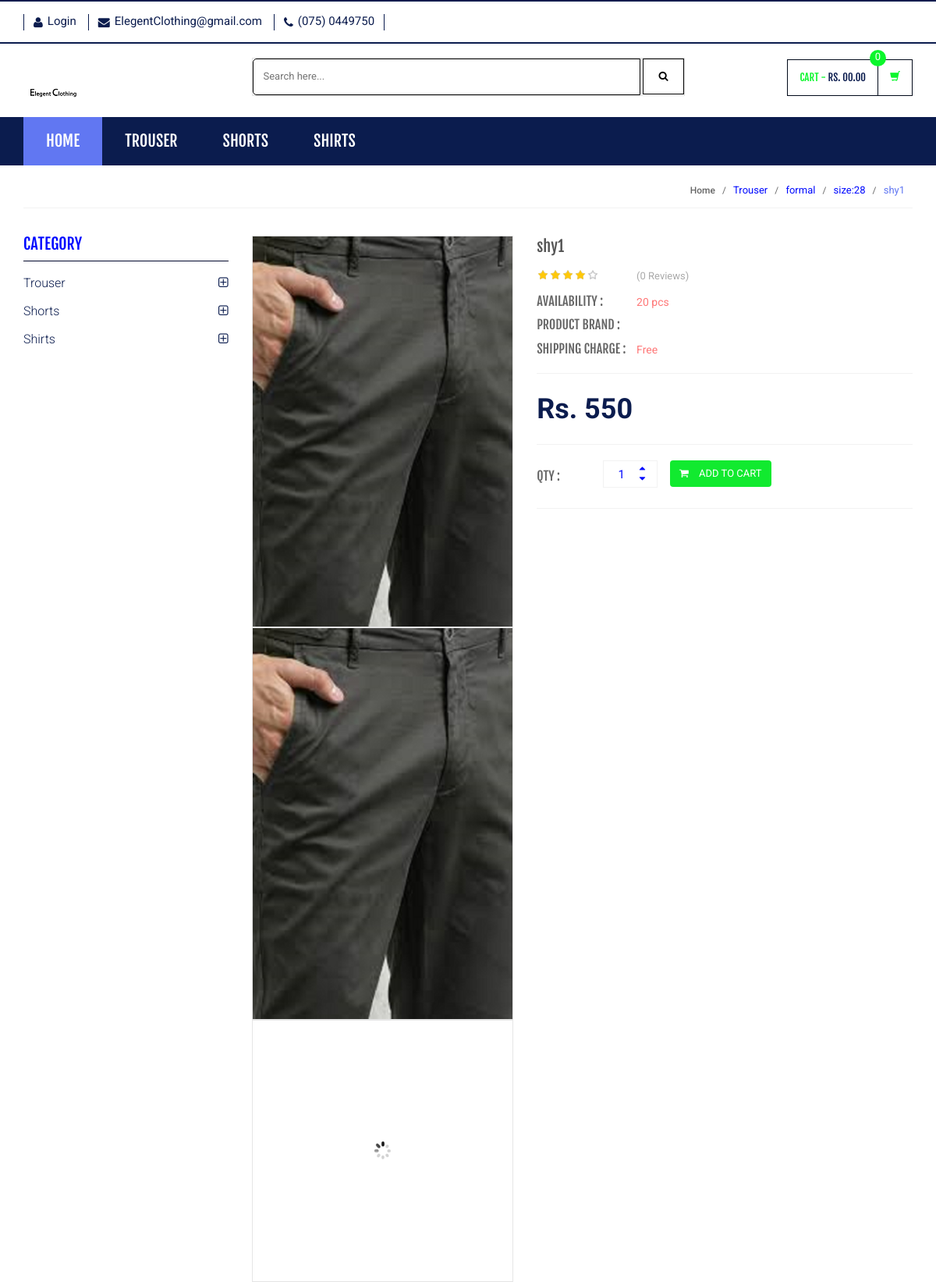
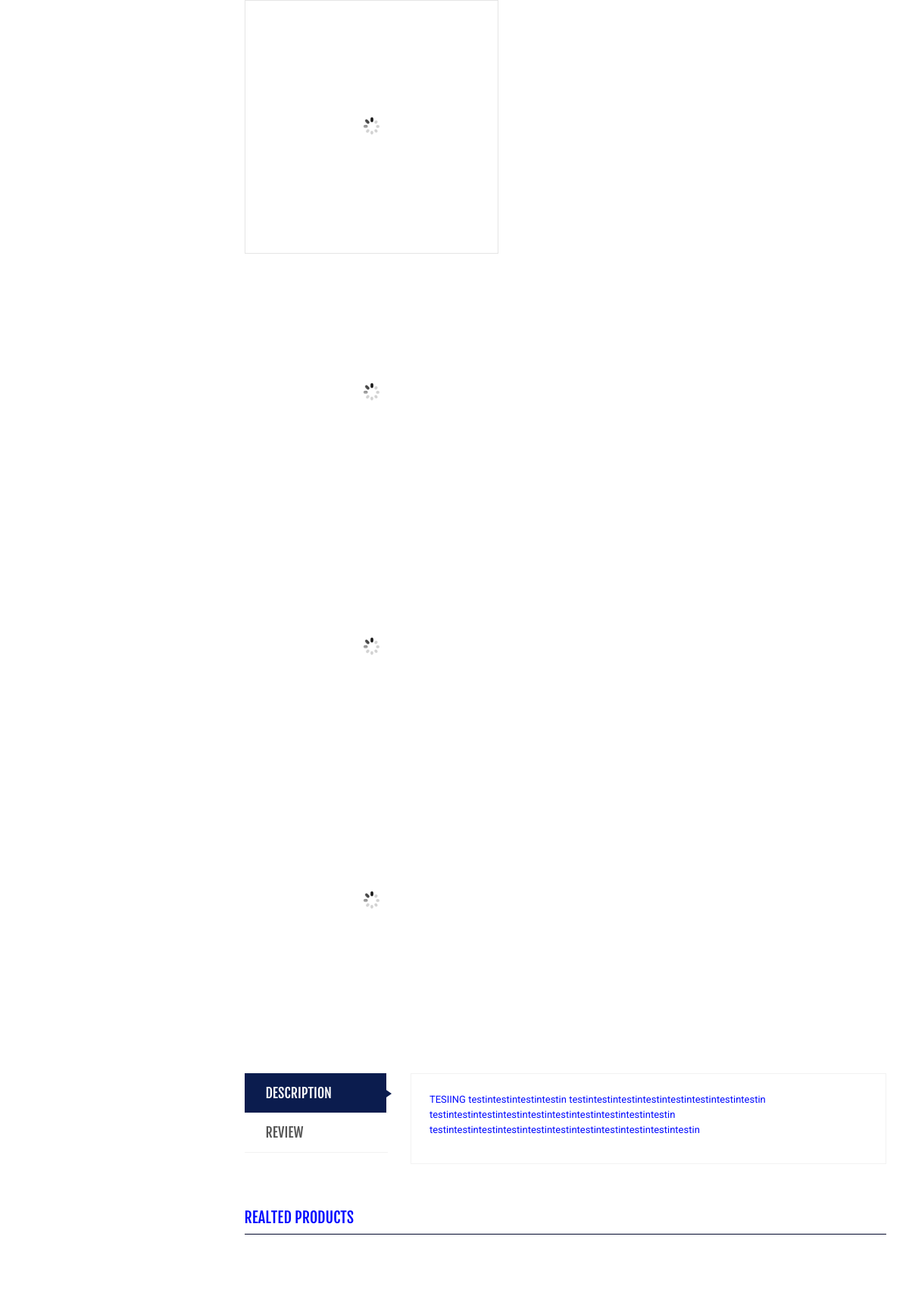
Page /product-details.php?pid=51 (upper part) on the committed database (2 pictures, top to bottom).
### tables this page shows
CREATE TABLE `category` (
  `id` int(11) NOT NULL AUTO_INCREMENT,
  `categoryName` varchar(255) DEFAULT NULL,
  `categoryDescription` longtext DEFAULT NULL,
  `creationDate` timestamp NOT NULL DEFAULT current_timestamp(),
  `updationDate` varchar(255) DEFAULT NULL,
  PRIMARY KEY (`id`)
);

CREATE TABLE `products` (
  `id` int(11) NOT NULL AUTO_INCREMENT,
  `category` int(11) NOT NULL,
  `subCategory` int(11) DEFAULT NULL,
  `size` varchar(11) NOT NULL,
  `productName` varchar(255) DEFAULT NULL,
  `productCost` varchar(255) NOT NULL,
  `productCompany` varchar(255) DEFAULT NULL,
  `productPrice` int(11) DEFAULT NULL,
  `productQty` int(11) NOT NULL,
  `productPriceBeforeDiscount` int(11) DEFAULT NULL,
  `productDescription` longtext DEFAULT NULL,
  `productImage1` varchar(255) DEFAULT NULL,
  `productImage2` varchar(255) DEFAULT NULL,
  `productImage3` varchar(255) DEFAULT NULL,
  `shippingCharge` int(11) DEFAULT NULL,
  `productAvailability` varchar(255) DEFAULT NULL,
  `postingDate` timestamp NULL DEFAULT current_timestamp(),
  `updationDate` varchar(255) DEFAULT NULL,
  PRIMARY KEY (`id`)
);

CREATE TABLE `subcategory` (
  `id` int(11) NOT NULL AUTO_INCREMENT,
  `categoryid` int(11) DEFAULT NULL,
  `subcategory` varchar(255) DEFAULT NULL,
  `creationDate` timestamp NULL DEFAULT current_timestamp(),
  `updationDate` varchar(255) DEFAULT NULL,
  PRIMARY KEY (`id`)
);

CREATE TABLE `size` (
  `id` int(11) NOT NULL AUTO_INCREMENT,
  `category` int(11) NOT NULL,
  `subcategory` int(11) NOT NULL,
  `size` varchar(11) NOT NULL,
  PRIMARY KEY (`id`)
);

### product-details.php (the view, shortened to what this page needs)
<?php
include('includes/config.php');
$pid=intval($_GET['pid']);
?>
<!DOCTYPE html>
<html lang="en">
	<head>
	    <link rel="stylesheet" href="assets/css/bootstrap.min.css">
	    <link rel="stylesheet" href="assets/css/main.css">
	    <link rel="stylesheet" href="assets/css/green.css">
	    <link rel="stylesheet" href="assets/css/owl.carousel.css">
		<link rel="stylesheet" href="assets/css/owl.transitions.css">
		<link href="assets/css/lightbox.css" rel="stylesheet">
		<link rel="stylesheet" href="assets/css/animate.min.css">
		<link rel="stylesheet" href="assets/css/rateit.css">
		<link rel="stylesheet" href="assets/css/bootstrap-select.min.css">
		<link rel="stylesheet" href="assets/css/config.css">
		<link href="assets/css/green.css" rel="alternate stylesheet" title="Green color">
		<link href="assets/css/blue.css" rel="alternate stylesheet" title="Blue color">
		<link href="assets/css/red.css" rel="alternate stylesheet" title="Red color">
		<link href="assets/css/orange.css" rel="alternate stylesheet" title="Orange color">
		<link href="assets/css/dark-green.css" rel="alternate stylesheet" title="Darkgreen color">
		<link rel="stylesheet" href="assets/css/font-awesome.min.css">
	</head>
    <body class="cnt-home">
<header class="header-style-1">
<?php include('includes/top-header.php');?>
<?php include('includes/main-header.php');?>
<?php include('includes/menu-bar.php');?>
</header>
<div class="breadcrumb">
	<div class="container">
		<div class="breadcrumb-inner">
			<?php
			$ret=mysqli_query($con,"select category.categoryName as catname,subCategory.subcategory as subcatname,products.productName as pname,size.size as psize from products join category on category.id=products.category join subcategory on subcategory.id=products.subCategory join size on size.id=products.size where products.id='$pid'");
			while ($rw=mysqli_fetch_array($ret))
				{
					?>
					<ul class="list-inline list-unstyled">
						<li><a href="index.php">Home</a></li>
						<li><?php echo htmlentities($rw['catname']);?></a></li>
						<li><?php echo htmlentities($rw['subcatname']);?></li>
						<li>size:<?php echo htmlentities($rw['psize']);?></li>
						<li class='active'><?php echo htmlentities($rw['pname']);?></li>
					</ul>
				<?php }?>
			</div>
		</div>
	</div>
<div class="body-content outer-top-xs">
	<div class='container'>
		<div class='row single-product outer-bottom-sm '>
			<div class='col-md-3 sidebar'>
				<div class="sidebar-module-container">
<div class="sidebar-widget outer-bottom-xs wow fadeInUp">
	<h3 class="section-title">Category</h3>
	<div class="sidebar-widget-body m-t-10">
		<div class="accordion">
<?php $sql=mysqli_query($con,"select id,categoryName  from category");
while($row=mysqli_fetch_array($sql))
{
    ?>
	    	<div class="accordion-group">
	            <div class="accordion-heading">
	                <a href="category.php?cid=<?php echo $row['id'];?>"  class="accordion-toggle collapsed">
	                   <?php echo $row['categoryName'];?>
	                </a>
	            </div>
	        </div>
	        <?php } ?>
	    </div>
	</div>
</div>
				</div>
			</div>
<?php
$ret=mysqli_query($con,"select * from products where id='$pid'");
while($row=mysqli_fetch_array($ret))
{
?>
	<div class='col-md-9'>
	<div class="row  wow fadeInUp">
	<div class="col-xs-12 col-sm-6 col-md-5 gallery-holder">
    <div class="product-item-holder size-big single-product-gallery small-gallery">
    <div id="owl-single-product">
 <div class="single-product-gallery-item" id="slide1">
    <a data-lightbox="image-1" data-title="<?php echo htmlentities($row['productName']);?>" href="admin/productimages/<?php echo htmlentities($row['id']);?>/<?php echo htmlentities($row['productImage1']);?>">
    <img class="img-responsive" alt="" src="assets/images/blank.gif" data-echo="admin/productimages/<?php echo htmlentities($row['id']);?>/<?php echo htmlentities($row['productImage1']);?>" width="370" height="350" />
    </a>
 </div>
    <div class="single-product-gallery-item" id="slide1">
        <a data-lightbox="image-1" data-title="<?php echo htmlentities($row['productName']);?>" href="admin/productimages/<?php echo htmlentities($row['id']);?>/<?php echo htmlentities($row['productImage1']);?>">
        <img class="img-responsive" alt="" src="assets/images/blank.gif" data-echo="admin/productimages/<?php echo htmlentities($row['id']);?>/<?php echo htmlentities($row['productImage1']);?>" width="370" height="350" />
        </a>
    </div>
    <div class="single-product-gallery-item" id="slide2">
        <a data-lightbox="image-1" data-title="Gallery" href="admin/productimages/<?php echo htmlentities($row['id']);?>/<?php echo htmlentities($row['productImage2']);?>">
            <img class="img-responsive" alt="" src="assets/images/blank.gif" data-echo="admin/productimages/<?php echo htmlentities($row['id']);?>/<?php echo htmlentities($row['productImage2']);?>" />
        </a>
    </div>
    <div class="single-product-gallery-item" id="slide3">
        <a data-lightbox="image-1" data-title="Gallery" href="admin/productimages/<?php echo htmlentities($row['id']);?>/<?php echo htmlentities($row['productImage3']);?>">
            <img class="img-responsive" alt="" src="assets/images/blank.gif" data-echo="admin/productimages/<?php echo htmlentities($row['id']);?>/<?php echo htmlentities($row['productImage3']);?>" />
        </a>
    </div>
    </div>
     <div class="single-product-gallery-thumbs gallery-thumbs">
            <div id="owl-single-product-thumbnails">
                <div class="item">
                    <a class="horizontal-thumb active" data-target="#owl-single-product" data-slide="1" href="#slide1">
                        <img class="img-responsive"  alt="" src="assets/images/blank.gif" data-echo="admin/productimages/<?php echo htmlentities($row['id']);?>/<?php echo htmlentities($row['productImage1']);?>" />
                    </a>
                </div>
            <div class="item">
                    <a class="horizontal-thumb" data-target="#owl-single-product" data-slide="2" href="#slide2">
                        <img class="img-responsive" width="85" alt="" src="assets/images/blank.gif" data-echo="admin/productimages/<?php echo htmlentities($row['id']);?>/<?php echo htmlentities($row['productImage2']);?>"/>
                    </a>
                </div>
                <div class="item">
                    <a class="horizontal-thumb" data-target="#owl-single-product" data-slide="3" href="#slide3">
                        <img class="img-responsive" width="85" alt="" src="assets/images/blank.gif" data-echo="admin/productimages/<?php echo htmlentities($row['id']);?>/<?php echo htmlentities($row['productImage3']);?>" height="200" />
                    </a>
                </div>
            </div>
        </div>
    </div>
</div>
		<div class='col-sm-6 col-md-7 product-info-block'>
			<div class="product-info">
			<h1 class="name"><?php echo htmlentities($row['productName']);?></h1>
<?php $rt=mysqli_query($con,"select * from productreviews where productId='$pid'");
$num=mysqli_num_rows($rt);
?>
		<div class="rating-reviews m-t-20">
		<div class="row">
		<div class="col-sm-3">
			<div class="rating rateit-small"></div>
		</div>
		<div class="col-sm-8">
			<div class="reviews">
				<a href="#" class="lnk">(<?php echo htmlentities($num);?> Reviews)</a>
			</div>
		</div>
		</div>
		</div>
	<div class="stock-container info-container m-t-10">
			<div class="row">
				<div class="col-sm-3">
					<div class="stock-box">
						<span class="label">Availability :</span>
					</div>
				</div>
				<div class="col-sm-9">
					<div class="stock-box">
						<span class="value"><?php echo htmlentities($row['productQty']);?> pcs</span>
					</div>
				</div>
			</div>
	</div>
	<div class="stock-container info-container m-t-10">
		<div class="row">
			<div class="col-sm-3">
				<div class="stock-box">
					<span class="label">Product Brand :</span>
				</div>
			</div>
			<div class="col-sm-9">
			</div>
		</div>
	</div>
	<div class="stock-container info-container m-t-10">
		<div class="row">
			<div class="col-sm-3">
				<div class="stock-box">
					<span class="label">Shipping Charge :</span>
				</div>
			</div>
			<div class="col-sm-9">
				<div class="stock-box">
					<span class="value">
						<?php
						if($row['shippingCharge']==0)
							{
								echo "Free";
							}
						else
							{
								echo htmlentities($row['shippingCharge']);
							}
						?>
					</span>
				</div>
			</div>
		</div>
	</div>
	<div class="price-container info-container m-t-20">
		<div class="row">
			<div class="col-sm-6">
				<div class="price-box">
					<span class="price">Rs. <?php echo htmlentities($row['productPrice']);?></span>
				</div>
			</div>
		</div>
	</div>
							<div class="quantity-container info-container">
								<div class="row">
									<div class="col-sm-2">
										<span class="label">Qty :</span>
									</div>
									<div class="col-sm-2">
										<div class="cart-quantity">
											<div class="quant-input">
								                <div class="arrows">
								                  <div class="arrow plus gradient"><span class="ir"><i class="icon fa fa-sort-asc"></i></span></div>
								                  <div class="arrow minus gradient"><span class="ir"><i class="icon fa fa-sort-desc"></i></span></div>
								                </div>
								                <input type="text" value="1">
							              </div>
							            </div>
									</div>
									<div class="col-sm-7">
										<a href="product-details.php?page=product&action=add&id=<?php echo $row['id']; ?>" class="btn btn-primary"><i class="fa fa-shopping-cart inner-right-vs"></i> ADD TO CART</a>
									</div>
								</div>
							</div>
						</div>
					</div>
				</div>
				<div class="product-tabs inner-bottom-xs  wow fadeInUp">
					<div class="row">
						<div class="col-sm-3">
							<ul id="product-tabs" class="nav nav-tabs nav-tab-cell">
								<li class="active"><a data-toggle="tab" href="#description">DESCRIPTION</a></li>
								<li><a data-toggle="tab" href="#review">REVIEW</a></li>
							</ul>
						</div>
						<div class="col-sm-9">
							<div class="tab-content">
								<div id="description" class="tab-pane in active">
									<div class="product-tab">
										<p class="text"><?php echo $row['productDescription'];?></p>
									</div>
								</div>
										</div>
							        </div>
								</div>
							</div>
						</div>
					</div>
				</div>
<?php
	$size=$row['size']; }
?>
<section class="section featured-product wow fadeInUp">
	<h3 class="section-title">Realted Products </h3>
</section>
			</div>
</body>
</html>

### includes/menu-bar.php (shortened to what this page needs)
<div class="header-nav animate-dropdown">
    <div class="container">
        <div class="yamm navbar navbar-default" role="navigation">
    <div class="nav-bg-class">
        <div class="navbar-collapse collapse" id="mc-horizontal-menu-collapse">
    <div class="nav-outer">
        <ul class="nav navbar-nav">
            <li class="active dropdown yamm-fw">
                <a href="index.php" data-hover="dropdown" class="dropdown-toggle">Home</a>
            </li>
            <?php $sql=mysqli_query($con,"select id,categoryName  from category limit 6");
    while($row=mysqli_fetch_array($sql))
        {
            ?>
            <li class="dropdown yamm">
                <a href="category.php?cid=<?php echo $row['id'];?>">
                    <?php echo $row['categoryName'];?>
                </a>
            </li>
        <?php } ?>
        </ul>
        <div class="clearfix"></div>
    </div>
</div>
    </div>
        </div>
    </div>
</div>

### rows in the picture
category: categoryName "TROUSER", categoryName "Trouser"
category: categoryName "SHORTS", categoryName "Shorts"
category: categoryName "SHIRTS", categoryName "Shirts"
products: category.categoryName "Trouser", subcategory.subcategory "formal", size.size "28", productName "shy1", productImage1 (picture), num "0", productQty "20", shippingCharge "Free", productPrice "550", productDescription "TESIING testintestintestintestin testintestintestintestintestintestintestintestin testintestintestintestintestintestintestintestintestintestin testintestintestintestintestintestintestintestintestintestintestin"
